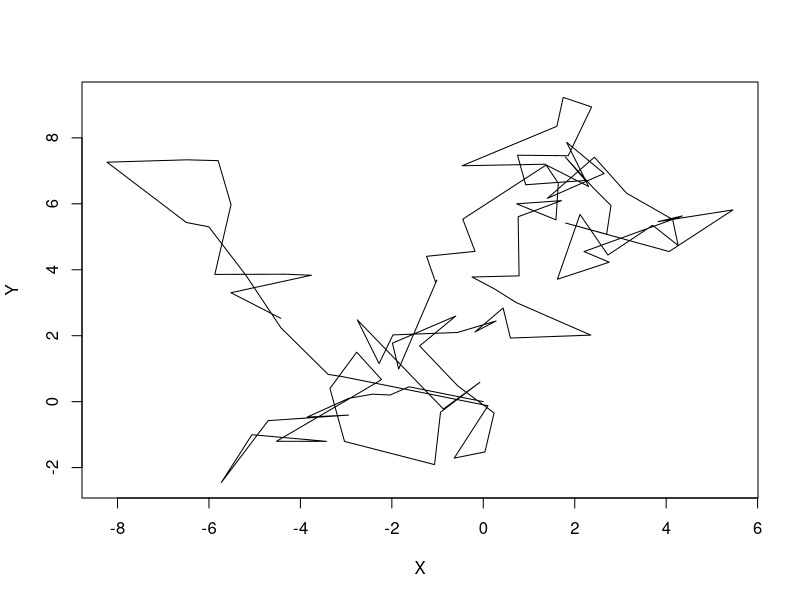
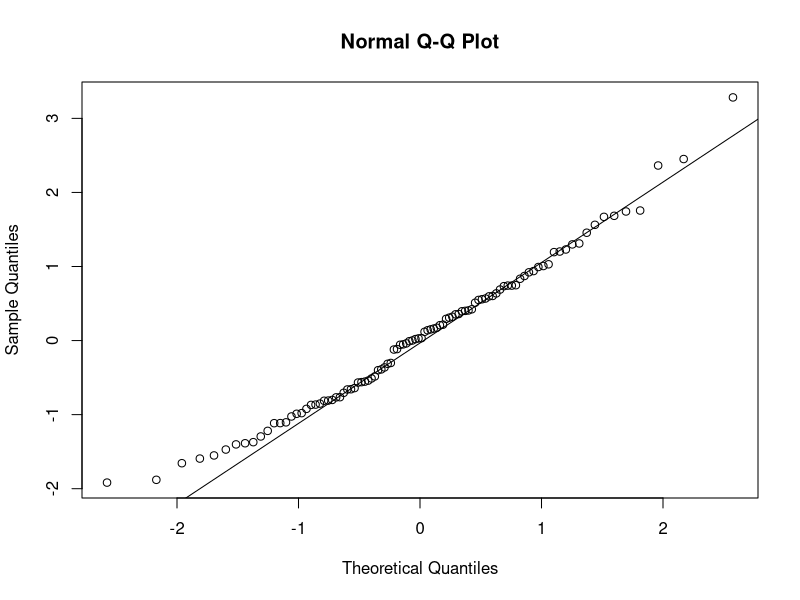
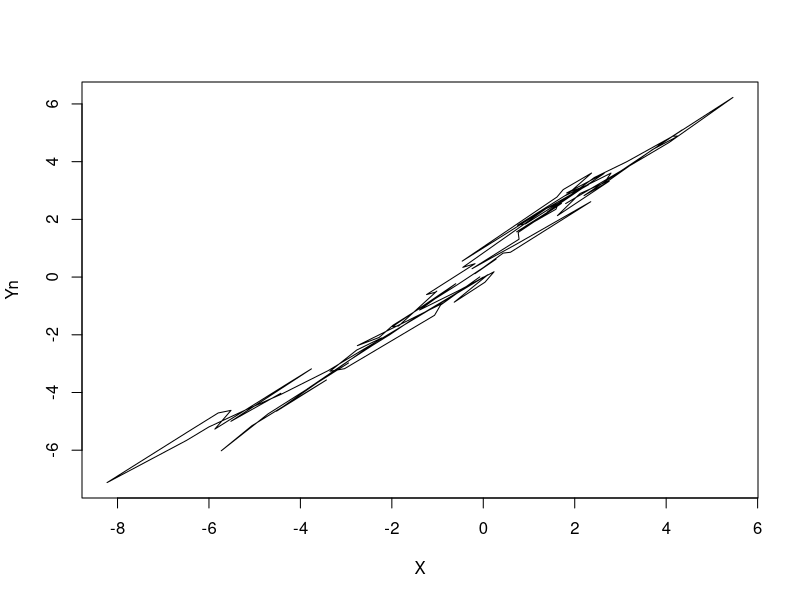

Source code (R) for these figures, in order:
# Question 1
# (a)
# a sequence from 10 to 30 increases by 2
seq(10, 30, 2)

# (b)
# a sequence from 1 to 5 for which each element increases with a vector from 0 to 4
1:5 + rep(0:4, each = 5)


# Question 2
# (a)
# create "roots" with roots of 5*x^5+4*x^4+3*x^3+2*x^2+x=0 using polyroot() 
roots <- polyroot(0:5)

# (b)
# the mode of "roots" is complex
mode(roots)

# (c)
# use Im() to extract the imaginary part of "roots"
# use order() to sort by value in "Im(roots)"
# rearrange the order and reassign to "roots"
roots <- roots[order(Im(roots))]


# Question 3
# given information
suits <- c("D","C","H","S")
ranks <- 2:14
deck <- matrix(, nrow = 52, ncol = 2)
colnames(deck) = c("suit", "rank")
deck <- as.data.frame(deck)
deck$suit <- rep(suits, 13)
deck$rank <- rep(ranks, 4)

# (a)
# data frame "deck" has 2 variables (aka columns)
# "suit" contains a vector of the types of the card in character data type
# "rank" contains a vector of the values of the card in numeric data type
# observations (aka rows) represent cards with its own types and values

# (b)
# create "hand" and use sample() to select 5 cards from "deck"
hand <- deck[sample(52, 5),]

# (c)
# get the numbers of type from "hand$suit" with unique() and length()
# test if "hand$suit" has only one type
# from (e)
# to avoid duplication from straight flush, negate the logical value from (d)
is.flush <- length(unique(hand[,1])) == 1 & !(all(hand[order(hand[, 2]), 2] - min(hand[, 2]) + 1 == 1:5 | hand[order(hand[, 2]), 2] - min(hand[, 2]) + 1 == c(1:4, 13)))

# (d)
# sort "hand" by "rank" and subtract from the smallest value using min()
# +1 to convert the numeric vector to a range
# test if it follows with a sequence from 1 to 5, which means cards follows a sequential
# again, test if it follows with a sequence from 1 to 4 and 13, in a case that Ace is the smallest card in the sequence
# use all() to convert the above vector to a single logical value
# from (e)
# to avoid duplication from straight flush, negate the logical value from (c)
is.straight <- all(hand[order(hand[, 2]), 2] - min(hand[, 2]) + 1 == 1:5 | hand[order(hand[, 2]), 2] - min(hand[, 2]) + 1 == c(1:4, 13)) & !(length(unique(hand[,1])) == 1)

# (e)
# test if (c) and (d) happen at the same time
is.straightflush <- length(unique(hand[,1])) == 1 & (all(hand[order(hand[, 2]), 2] - min(hand[, 2]) + 1 == 1:5 | hand[order(hand[, 2]), 2] - min(hand[, 2]) + 1 == c(1:4, 13)))


# Question 4
# (a)
# create "n" and assign sample size 100
n <- 100

# create "Z" and get "n" samples from the standard normal distribution using rnorm()
Z <- rnorm(n)
# create "X" and construct a vector with a cumulative sum of "Z" from 0
X <- c(0, cumsum(Z))

# create "W" and get "n" samples from the standard normal distribution using rnorm()
W <- rnorm(n)
# create "Y" and construct a vector with a cumulative sum of "W" from 0
Y <- c(0, cumsum(W))

# plot a graph with variable "X" and "Y" in lines
plot(X, Y, type = "l")

# (b)
# (i)
# create "r" and assign with -0.5 population correlation coefficient
r <- -0.5

# create "U" and get values from r * Z + sqrt(1 - r ^ 2) * W
U <- r * Z + sqrt(1 - r ^ 2) * W

# plot a normal QQ plot using qqnorm()
qqnorm(U)
# plat a reference line about the values in "U" using qqline()
qqline(U)

# there is a close to 45 degree straight line
# the random variable "U" seems to be normally distributed

# calculate the mean of "U" using mean()
mean(U)

# sample mean close to 0
# it seems to be a good estimate about the population mean

# calculate the variance of "U" using var()
var(U)

# sample mean close to 1
# it seems to be a good estimate about the population variance

# calculate the sample correlation coefficient using cor()
cor(Z, U)

# sample correlation coefficient close to -0.5
# it seems to be a good estimate about the population correlation coefficient

# thus, random variable "U" is likely to be normally distributed

# (ii)
# reassign "r" with 0.99 population correlation coefficient
r <- 0.99

# recalculate values from r * Z + sqrt(1 - r ^ 2) * W
U <- r * Z + sqrt(1 - r ^ 2) * W

# create "Yn" and construct a vector with a cumulative sum of "U" from 0
Yn <- cumsum(c(0, U))

# plot a graph with variable "X" and "Yn" in lines
plot(X, Yn, type = "l")

# it follows a close to 45 degree straight line and plots somehow, which is expected
# with 0.99 population correlation coefficient, "X" and "Yn" is positively associated
# the variability of "X" and "Yn" is much smaller compared to (a)